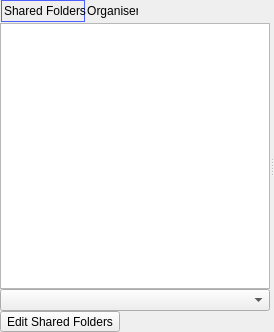
<?xml version="1.0" encoding="UTF-8"?>
<ui version="4.0">
 <class>WidgetLibrary</class>
 <widget class="QWidget" name="WidgetLibrary">
  <property name="geometry">
   <rect>
    <x>0</x>
    <y>0</y>
    <width>274</width>
    <height>332</height>
   </rect>
  </property>
  <property name="windowTitle">
   <string>Form</string>
  </property>
  <layout class="QVBoxLayout" name="verticalLayout">
   <property name="spacing">
    <number>0</number>
   </property>
   <property name="margin">
    <number>0</number>
   </property>
   <item>
    <widget class="QSplitter" name="splitterLibrary">
     <property name="contextMenuPolicy">
      <enum>Qt::CustomContextMenu</enum>
     </property>
     <property name="orientation">
      <enum>Qt::Horizontal</enum>
     </property>
     <widget class="QFrame" name="frameLibraryNavigator">
      <property name="minimumSize">
       <size>
        <width>210</width>
        <height>0</height>
       </size>
      </property>
      <property name="frameShape">
       <enum>QFrame::NoFrame</enum>
      </property>
      <property name="frameShadow">
       <enum>QFrame::Raised</enum>
      </property>
      <layout class="QGridLayout" name="gridLayout_10">
       <property name="margin">
        <number>0</number>
       </property>
       <property name="spacing">
        <number>0</number>
       </property>
       <item row="0" column="0" colspan="2">
        <widget class="QTabWidget" name="tabWidgetLibraryNavigator">
         <property name="sizePolicy">
          <sizepolicy hsizetype="Preferred" vsizetype="Expanding">
           <horstretch>0</horstretch>
           <verstretch>0</verstretch>
          </sizepolicy>
         </property>
         <property name="styleSheet">
          <string notr="true">QTabWidget::pane { /* The tab widget frame */
    border-top: 2px transparent;
	top: 1px
 }

 QTabWidget::tab-bar {
	left: 1px;
 }

 /* Style the tab using the tab sub-control. Note that
     it reads QTabBar _not_ QTabWidget */
 QTabBar::tab {
	background:transparent;
	border: transparent;
	min-width: 8ex;
	padding: 3px;
	padding-left: 2px;
	padding-right: -2px;
 }

 QTabBar::tab:selected, QTabBar::tab:hover {
     border: 1px solid rgb(78, 96, 255);
     background-color: qlineargradient(x1: 0, y1: 0, x2: 0, y2: 1,
                                       stop: 0 #dadbde, stop: 1 #f6f7fa);
 }

QTabBar::tab:selected {
     border: 1px solid rgb(78, 96, 255);
     background-color: qlineargradient(x1: 0, y1: 0, x2: 0, y2: 1,
                                       stop: 0 #dadbde, stop: 1 #f6f7fa);
	padding-top: 3px;
 }</string>
         </property>
         <property name="currentIndex">
          <number>0</number>
         </property>
         <widget class="QWidget" name="tabLibraryNavigatorShares">
          <attribute name="icon">
           <iconset resource="../Resource.qrc">
            <normaloff>:/Resource/Library/SharedFolders.png</normaloff>:/Resource/Library/SharedFolders.png</iconset>
          </attribute>
          <attribute name="title">
           <string>Shared Folders</string>
          </attribute>
          <layout class="QGridLayout" name="gridLayout_12">
           <property name="margin">
            <number>0</number>
           </property>
           <property name="spacing">
            <number>0</number>
           </property>
           <item row="0" column="0">
            <widget class="QTreeView" name="treeViewLibraryNavigatorShares">
             <property name="sizePolicy">
              <sizepolicy hsizetype="Preferred" vsizetype="Expanding">
               <horstretch>0</horstretch>
               <verstretch>0</verstretch>
              </sizepolicy>
             </property>
            </widget>
           </item>
           <item row="1" column="0">
            <widget class="QComboBox" name="comboBoxLibraryNavigatorSharesFilter"/>
           </item>
          </layout>
         </widget>
         <widget class="QWidget" name="tabLibraryNavigatorOrganiser">
          <attribute name="icon">
           <iconset resource="../Resource.qrc">
            <normaloff>:/Resource/Library/Library.png</normaloff>:/Resource/Library/Library.png</iconset>
          </attribute>
          <attribute name="title">
           <string>Organiser</string>
          </attribute>
          <layout class="QGridLayout" name="gridLayout_13">
           <property name="margin">
            <number>0</number>
           </property>
           <property name="spacing">
            <number>0</number>
           </property>
           <item row="0" column="0">
            <widget class="QTreeView" name="treeViewLibraryNavigatorOrganiser">
             <property name="sizePolicy">
              <sizepolicy hsizetype="Preferred" vsizetype="Expanding">
               <horstretch>0</horstretch>
               <verstretch>0</verstretch>
              </sizepolicy>
             </property>
            </widget>
           </item>
          </layout>
         </widget>
        </widget>
       </item>
       <item row="1" column="0">
        <widget class="QToolButton" name="toolButtonLibraryEditShares">
         <property name="text">
          <string>Edit Shared Folders</string>
         </property>
         <property name="icon">
          <iconset resource="../Resource.qrc">
           <normaloff>:/Resource/Library/SharedFolders.png</normaloff>:/Resource/Library/SharedFolders.png</iconset>
         </property>
         <property name="toolButtonStyle">
          <enum>Qt::ToolButtonTextBesideIcon</enum>
         </property>
        </widget>
       </item>
       <item row="1" column="1">
        <spacer name="horizontalSpacerLibraryEditShares">
         <property name="orientation">
          <enum>Qt::Horizontal</enum>
         </property>
         <property name="sizeHint" stdset="0">
          <size>
           <width>0</width>
           <height>20</height>
          </size>
         </property>
        </spacer>
       </item>
      </layout>
     </widget>
     <widget class="QFrame" name="frameLibraryView">
      <property name="frameShape">
       <enum>QFrame::NoFrame</enum>
      </property>
      <property name="frameShadow">
       <enum>QFrame::Raised</enum>
      </property>
      <layout class="QVBoxLayout" name="verticalLayoutLibraryView">
       <property name="spacing">
        <number>0</number>
       </property>
       <property name="margin">
        <number>0</number>
       </property>
      </layout>
     </widget>
    </widget>
   </item>
  </layout>
 </widget>
 <resources>
  <include location="../Resource.qrc"/>
 </resources>
 <connections/>
</ui>
